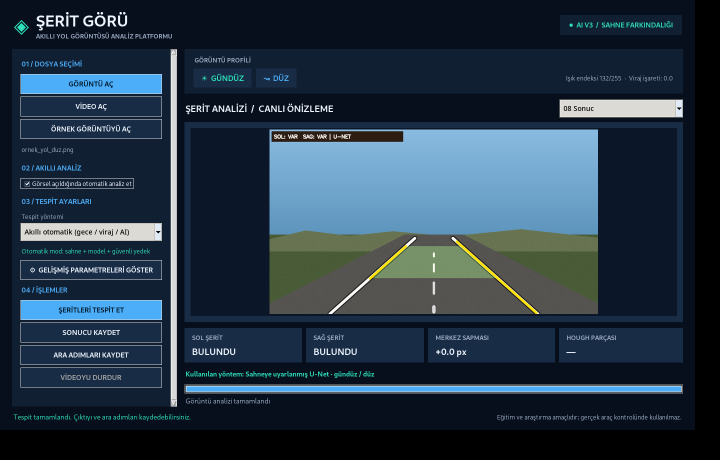
#> input picture ornek_sonuclar/arayuz_ai_v3.png, 1440 x 920 px (shown at 1/2 size)
$ python -i scene.py   (imports and definitions only)
#> lines starting #> are read from the running program, lines starting #| are printed output that depends on the picture; after the words box and inside, x2 and y2 are one past the last pixel; in counts of white or black regions, pixels touching at a corner belong together
#> further down, picture is the input picture: shape (920, 1440, 3); mean B, G, R 70.1, 54.8, 38.1
"""Hafif, açıklanabilir görüntü profili analizi.

Bu sınıflandırma öğrenilmiş bir hava/viraj sınıflandırıcısı DEĞİLDİR. Kameradaki
aydınlatma ve görüntüdeki olası çizgi geometrisinin tahminini verir; belirsizliği
raporlar. Sahnede tespit edilmiş gerçek şerit olmadan viraj kesin söylenemez.
"""
from __future__ import annotations
from dataclasses import dataclass
from typing import Literal
import cv2
import numpy as np


@dataclass(frozen=True)
class SceneProfile:
    lighting: Literal['gece', 'gunduz', 'alacakaranlik']
    geometry: Literal['viraj', 'duz', 'belirsiz']
    brightness: float
    curve_score: float
    geometry_evidence: int

    @property
    def label(self):
        light={'gece':'GECE','gunduz':'GÜNDÜZ','alacakaranlik':'ALACAKARANLIK'}[self.lighting]
        shape={'viraj':'VİRAJLI','duz':'DÜZ','belirsiz':'YOL ŞEKLİ BELİRSİZ'}[self.geometry]
        return f'{light}  ·  {shape}'

    @property
    def short_lighting(self):
        return {'gece':'GECE','gunduz':'GÜNDÜZ','alacakaranlik':'ALACAKARANLIK'}[self.lighting]

    @property
    def short_geometry(self):
        return {'viraj':'VİRAJ','duz':'DÜZ','belirsiz':'BELİRSİZ'}[self.geometry]


def analyze_scene(frame: np.ndarray) -> SceneProfile:
    if frame is None or frame.ndim != 3 or frame.shape[2] != 3 or min(frame.shape[:2]) < 64:
        raise ValueError('Sahne analizi için en az 64x64 BGR görüntü gereklidir.')
    h,w=frame.shape[:2]
#> h = 920; w = 1440
    small=cv2.resize(frame,(320,180),interpolation=cv2.INTER_AREA)
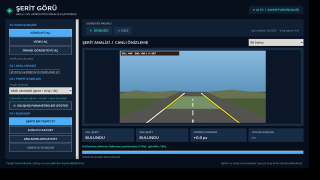
#> small: shape (180, 320, 3); mean B, G, R 70.1, 54.8, 38.1
    hsv=cv2.cvtColor(small,cv2.COLOR_BGR2HSV)
#> hsv: shape (180, 320, 3); mean H, S, V 88.9, 135.9, 72.1
    v=hsv[:,:,2]
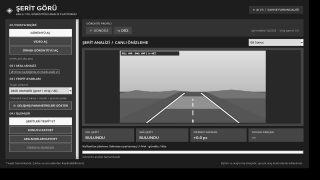
#> v: shape (180, 320); min 0, max 248, mean 72.1
    # Parlak gökyüzünü tek başına gündüz sayma: alt ve orta bölgeleri de dikkate al.
    upper=float(np.median(v[:82,:]))
#> upper = 50
    road=float(np.median(v[100:,:]))
#> road = 50
    brightness=round(.37*upper+.63*road,1)
#> brightness = 50
    if brightness < 69:
        lighting='gece'
    elif brightness > 110:
        lighting='gunduz'
    else:
        lighting='alacakaranlik'

    # Şerit adayı piksellerin kolon merkezlerini yatay dilimlerde izle.
    # Bu yaklaşım zor vakalarda belirsiz üretir; tek başına şerit tespiti DEĞİLDİR.
    hh,ww=180,320
    gray=cv2.cvtColor(small,cv2.COLOR_BGR2GRAY)
    clahe=cv2.createCLAHE(clipLimit=2.0,tileGridSize=(6,6)).apply(gray)
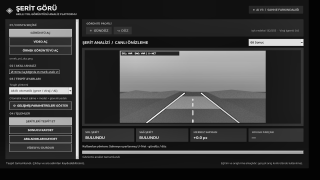
#> clahe: shape (180, 320); min 3, max 245, mean 57.4
    enhanced=cv2.GaussianBlur(clahe,(3,3),0)
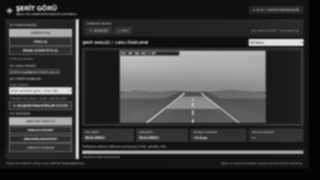
#> enhanced: shape (180, 320); min 3, max 232, mean 57.5
    white=(enhanced>np.maximum(165,cv2.GaussianBlur(enhanced,(0,0),7)+37))
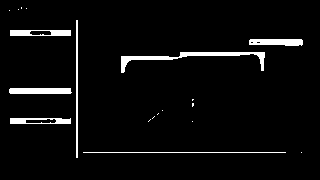
#> white: shape (180, 320) bool; 4.2% white; 19 white regions (12 under 20 px), largest, box (x1, y1, x2, y2) and area: (121, 52, 265, 73) 674, (9, 88, 72, 94) 371, (249, 39, 303, 46) 332
    hsvs=cv2.cvtColor(small,cv2.COLOR_BGR2HSV)
    yellow=(hsvs[:,:,0]>10)&(hsvs[:,:,0]<38)&(hsvs[:,:,1]>75)&(hsvs[:,:,2]>95)
#> yellow: shape (180, 320) bool; 0.19% white in thin lines or dots, all inside (x1, y1, x2, y2) = (164, 94, 239, 123)
    cand=((white|yellow).astype(np.uint8)*255)
    # Gökyüzü, ağaç ve korkulukların yol dışı piksellerini azaltan trapez ROI.
    roi=np.zeros_like(cand)
    cv2.fillPoly(roi,[np.array([[5,179],[115,79],[205,79],[315,179]],np.int32)],255)
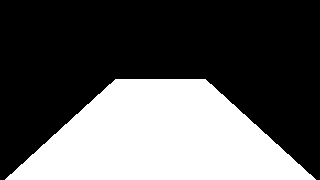
#> roi: shape (180, 320); 35.3% white; 1 white region, box (x1, y1, x2, y2) and area: (5, 79, 316, 180) 20311
    cand=cv2.bitwise_and(cand,roi)
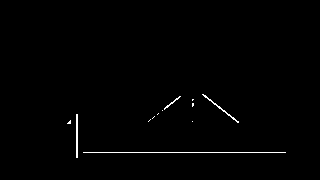
#> cand: shape (180, 320); 0.75% white in thin lines or dots, all inside (x1, y1, x2, y2) = (67, 94, 286, 158)
    pts={'left':[],'right':[]}
    for y in range(95,175,8):
        ya,yb=y-4,y+5
        for side,(xmin,xmax) in (('left',(35,163)),('right',(163,294))):
            col=np.count_nonzero(cand[ya:yb,xmin:xmax],axis=0).astype(np.float32)
            if col.size<4:continue
            smooth=np.convolve(col,np.ones(5)/5,mode='same')
            idx=int(np.argmax(smooth))
            if smooth[idx]>=3.0:
                pts[side].append((y,float(xmin+idx)))
    residuals=[]
    evidence=0
    for side in ('left','right'):
        track=np.array(pts[side],dtype=np.float64)
        if len(track)<6:continue
        ys,xs=track[:,0],track[:,1]
        try:
            linear=np.polyfit(ys,xs,1)
            curve=np.polyfit(ys,xs,2)
            rms_linear=np.sqrt(np.mean((xs-np.polyval(linear,ys))**2))
            rms_curve=np.sqrt(np.mean((xs-np.polyval(curve,ys))**2))
            # Geometrik kanıt, polinomun hata düşürmesine ve sapma büyüklüğüne bağlı.
            gain=max(0.0,rms_linear-rms_curve)
            deviation=abs(curve[0])*80**2 / 4
            if rms_curve<18 and gain>1.2:
                residuals.append(deviation)
                evidence+=len(track)
            elif rms_linear<10:
                residuals.append(0.)
                evidence+=len(track)
        except (np.linalg.LinAlgError,ValueError):
            pass
    score=round(float(max(residuals,default=0.)),1)
    geometry='belirsiz'
    if evidence>=7:
        geometry='viraj' if score>=11 else 'duz'
    return SceneProfile(lighting,geometry,brightness,score,evidence)

>>> import cv2
>>> picture = cv2.imread('../ornek_sonuclar/arayuz_ai_v3.png')
>>> result = analyze_scene(picture)

$ run again, on ornek_sonuclar/arayuz_onizleme.png
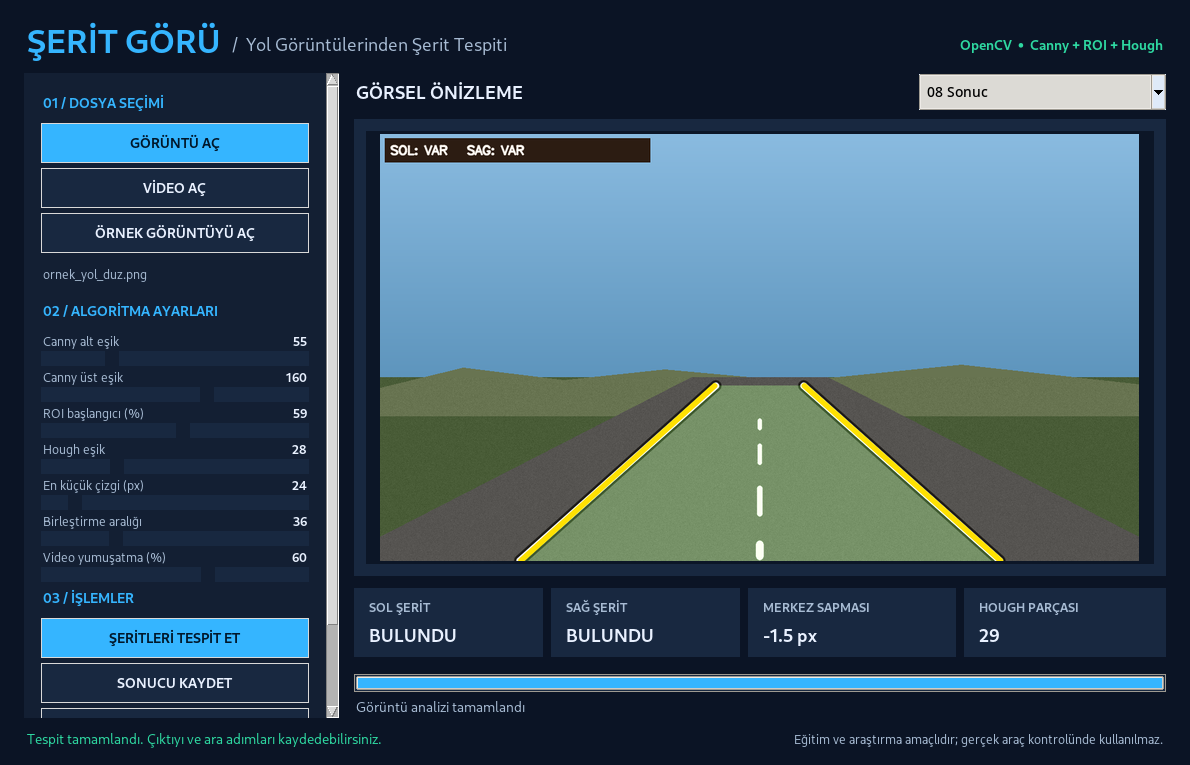
#> input picture ornek_sonuclar/arayuz_onizleme.png, 1190 x 765 px
#> picture is the input picture: shape (765, 1190, 3); mean B, G, R 96.6, 80.7, 57.2
#> hsv: shape (180, 320, 3); mean H, S, V 94.2, 134.6, 102.1
#> in analyze_scene, `v=hsv[:,:,2]`:
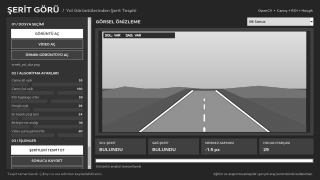
#> v: shape (180, 320); min 37, max 255, mean 102.1
#> upper = 73
#> road = 64
#> brightness = 67.3
#> white: shape (180, 320) bool; 4.9% white; 14 white regions (5 under 20 px), largest, box (x1, y1, x2, y2) and area: (103, 32, 305, 65) 805, (88, 18, 91, 168) 449, (248, 18, 313, 25) 439
#> yellow: shape (180, 320) bool; 0.46% white in thin lines or dots, all inside (x1, y1, x2, y2) = (139, 90, 270, 132)
#> roi: shape (180, 320); 35.3% white; 1 white region, box (x1, y1, x2, y2) and area: (5, 79, 316, 180) 20311
#> in analyze_scene, `cand=cv2.bitwise_and(cand,roi)`:
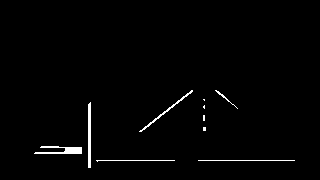
#> cand: shape (180, 320); 1.4% white; 10 white regions (4 under 20 px), largest, box (x1, y1, x2, y2) and area: (34, 146, 82, 154) 224, (88, 102, 91, 168) 195, (139, 90, 193, 132) 134, (198, 160, 295, 161) 97, (96, 160, 175, 162) 80, (215, 90, 238, 109) 40
